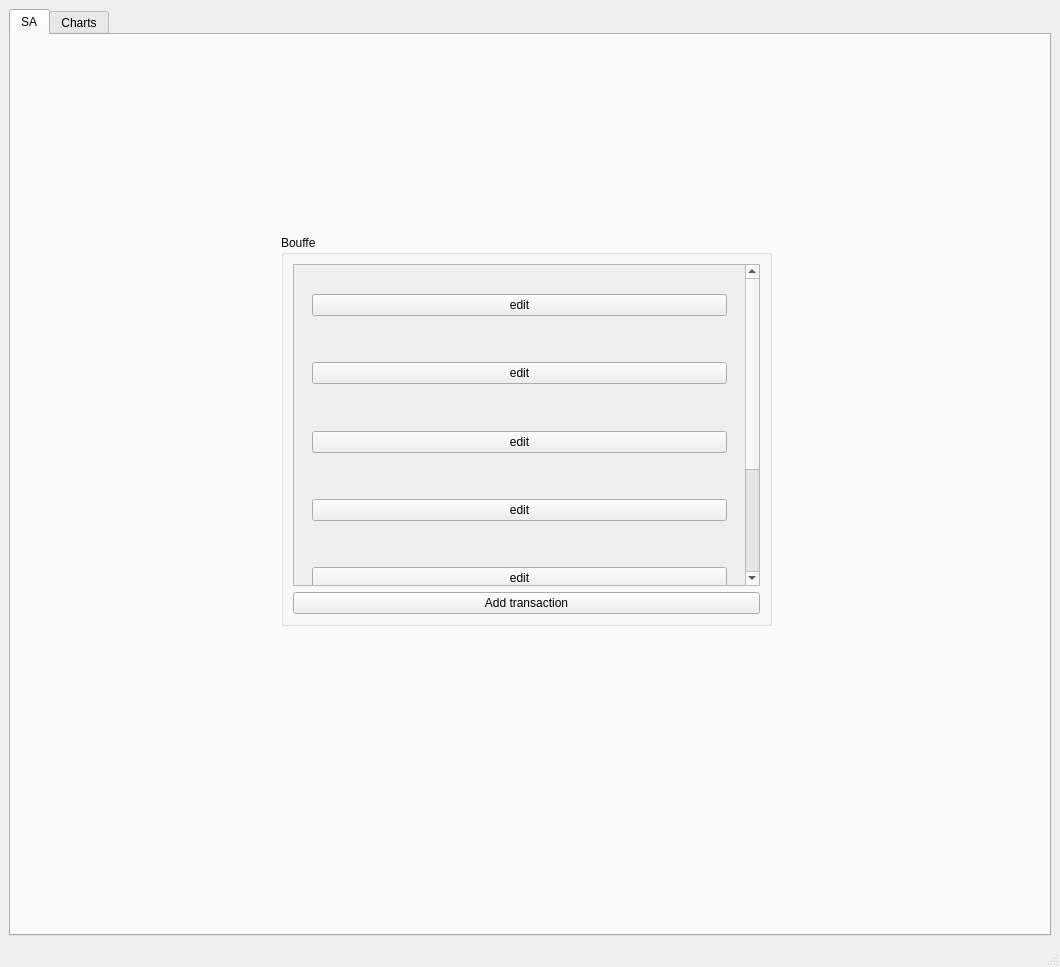
<?xml version="1.0" encoding="UTF-8"?>
<ui version="4.0">
 <class>MainWindow</class>
 <widget class="QMainWindow" name="MainWindow">
  <property name="geometry">
   <rect>
    <x>0</x>
    <y>0</y>
    <width>1060</width>
    <height>967</height>
   </rect>
  </property>
  <property name="acceptDrops">
   <bool>true</bool>
  </property>
  <property name="windowTitle">
   <string>MainWindow</string>
  </property>
  <widget class="QWidget" name="centralwidget">
   <layout class="QGridLayout" name="gridLayout_2">
    <item row="0" column="0">
     <widget class="QTabWidget" name="tabWidget">
      <property name="currentIndex">
       <number>0</number>
      </property>
      <property name="movable">
       <bool>false</bool>
      </property>
      <property name="tabBarAutoHide">
       <bool>false</bool>
      </property>
      <widget class="QWidget" name="SA">
       <attribute name="title">
        <string>SA</string>
       </attribute>
       <widget class="QGroupBox" name="groupBox_5">
        <property name="geometry">
         <rect>
          <x>270</x>
          <y>200</y>
          <width>491</width>
          <height>391</height>
         </rect>
        </property>
        <property name="title">
         <string>Bouffe</string>
        </property>
        <layout class="QGridLayout" name="gridLayout_11">
         <item row="2" column="0">
          <widget class="QPushButton" name="pushButton_24">
           <property name="text">
            <string>Add transaction</string>
           </property>
          </widget>
         </item>
         <item row="1" column="0">
          <widget class="QScrollArea" name="scrollArea_5">
           <property name="verticalScrollBarPolicy">
            <enum>Qt::ScrollBarAlwaysOn</enum>
           </property>
           <property name="sizeAdjustPolicy">
            <enum>QAbstractScrollArea::AdjustToContents</enum>
           </property>
           <property name="widgetResizable">
            <bool>false</bool>
           </property>
           <widget class="QWidget" name="scrollAreaWidgetContents_5">
            <property name="enabled">
             <bool>true</bool>
            </property>
            <property name="geometry">
             <rect>
              <x>0</x>
              <y>0</y>
              <width>451</width>
              <height>490</height>
             </rect>
            </property>
            <layout class="QGridLayout" name="gridLayout_12" rowstretch="0,0,0,0,0,0,0,0">
             <property name="sizeConstraint">
              <enum>QLayout::SetMinimumSize</enum>
             </property>
             <item row="2" column="0">
              <widget class="QWidget" name="widget_35" native="true">
               <layout class="QGridLayout" name="gridLayout_44">
                <item row="0" column="0">
                 <widget class="QPushButton" name="pushButton_64">
                  <property name="text">
                   <string>edit</string>
                  </property>
                 </widget>
                </item>
               </layout>
              </widget>
             </item>
             <item row="3" column="0">
              <widget class="QWidget" name="widget_46" native="true">
               <layout class="QGridLayout" name="gridLayout_56">
                <item row="0" column="0">
                 <widget class="QPushButton" name="pushButton_75">
                  <property name="text">
                   <string>edit</string>
                  </property>
                 </widget>
                </item>
               </layout>
              </widget>
             </item>
             <item row="4" column="0">
              <widget class="QWidget" name="widget_47" native="true">
               <layout class="QGridLayout" name="gridLayout_57">
                <item row="0" column="0">
                 <widget class="QPushButton" name="pushButton_76">
                  <property name="text">
                   <string>edit</string>
                  </property>
                 </widget>
                </item>
               </layout>
              </widget>
             </item>
             <item row="7" column="0">
              <widget class="QWidget" name="widget_50" native="true">
               <layout class="QGridLayout" name="gridLayout_60">
                <item row="0" column="0">
                 <widget class="QPushButton" name="pushButton_79">
                  <property name="text">
                   <string>edit</string>
                  </property>
                 </widget>
                </item>
               </layout>
              </widget>
             </item>
             <item row="1" column="0">
              <widget class="QWidget" name="widget_34" native="true">
               <layout class="QGridLayout" name="gridLayout_43">
                <item row="0" column="0">
                 <widget class="QPushButton" name="pushButton_63">
                  <property name="text">
                   <string>edit</string>
                  </property>
                 </widget>
                </item>
               </layout>
              </widget>
             </item>
             <item row="5" column="0">
              <widget class="QWidget" name="widget_48" native="true">
               <layout class="QGridLayout" name="gridLayout_58">
                <item row="0" column="0">
                 <widget class="QPushButton" name="pushButton_77">
                  <property name="text">
                   <string>edit</string>
                  </property>
                 </widget>
                </item>
               </layout>
              </widget>
             </item>
             <item row="6" column="0">
              <widget class="QWidget" name="widget_49" native="true">
               <layout class="QGridLayout" name="gridLayout_59">
                <item row="0" column="0">
                 <widget class="QPushButton" name="pushButton_78">
                  <property name="text">
                   <string>edit</string>
                  </property>
                 </widget>
                </item>
               </layout>
              </widget>
             </item>
            </layout>
           </widget>
          </widget>
         </item>
        </layout>
       </widget>
      </widget>
      <widget class="QWidget" name="tab">
       <attribute name="title">
        <string>Charts</string>
       </attribute>
      </widget>
     </widget>
    </item>
   </layout>
  </widget>
  <widget class="QMenuBar" name="menubar">
   <property name="geometry">
    <rect>
     <x>0</x>
     <y>0</y>
     <width>1060</width>
     <height>22</height>
    </rect>
   </property>
  </widget>
  <widget class="QStatusBar" name="statusbar"/>
 </widget>
 <resources/>
 <connections/>
</ui>
